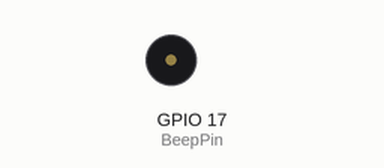
The program below on a simulated Raspberry Pi (BCM pin numbers). Shown: buzzer (waves = sounding, pin HIGH). What the program prints to the terminal is not drawn.

Above: at 0.05 s.
Timing chart, 0 to 3.0 s (numbered marks = the images above):
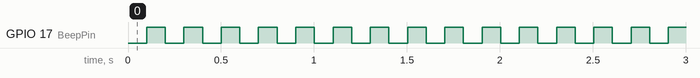

The program:

1.2.1_ActiveBuzzer.py
```python
#!/usr/bin/env python3

import RPi.GPIO as GPIO
import time

# Set #17 as buzzer pin
BeepPin = 17

def setup():
	# Set the GPIO modes to BCM Numbering
	GPIO.setmode(GPIO.BCM)
	# Set LedPin's mode to output,
	# and initial level to High(3.3v)
	GPIO.setup(BeepPin, GPIO.OUT, initial=GPIO.HIGH)

def main():
	while True:
		# Buzzer on (Beep)
		print ('Buzzer On')
		GPIO.output(BeepPin, GPIO.LOW)
		time.sleep(0.1)
		# Buzzer off
		print ('Buzzer Off')
		GPIO.output(BeepPin, GPIO.HIGH)
		time.sleep(0.1)

def destroy():
	# Turn off buzzer
	GPIO.output(BeepPin, GPIO.HIGH)
	# Release resource
	GPIO.cleanup()

# If run this script directly, do:
if __name__ == '__main__':
	setup()
	try:
		main()
	# When 'Ctrl+C' is pressed, the program
	# destroy() will be  executed.
	except KeyboardInterrupt:
		destroy()
```

Measured:
- by itself, GPIO 17 (BeepPin): alternates HIGH for 0.10 s and LOW for 0.10 s
